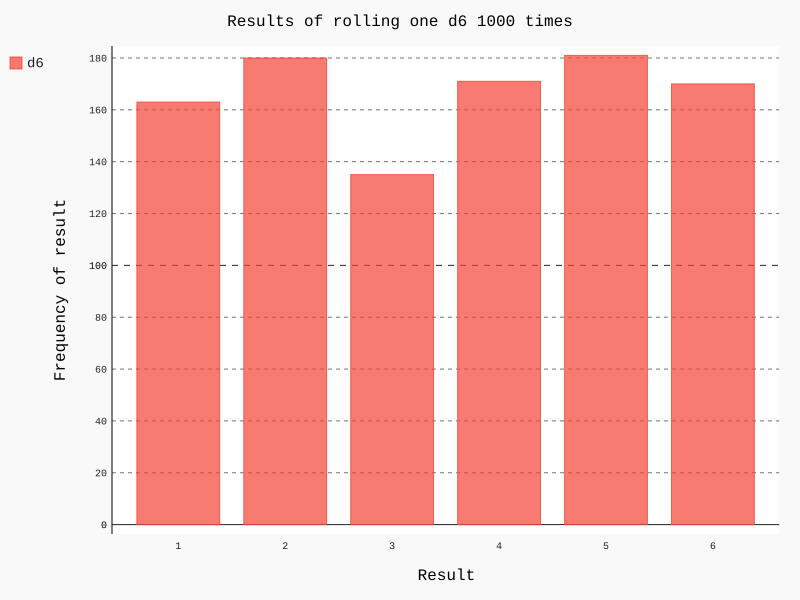

Write the Python code that produced this figure.
import pygal
from die import Die

#Create a d6
die = Die()

#Make some rolls, store results in a list
results = []
for roll_num in range(1000):
    result = die.roll()
    results.append(result)

#Analyze the results
frequencies = []
for value in range(1, die.num_sides + 1):
    frequency = results.count(value)
    frequencies.append(frequency)

#Visualize the results
hist = pygal.Bar()

hist.title = "Results of rolling one d6 1000 times"
hist.x_labels = ['1', '2', '3', '4', '5', '6']
hist.x_title = "Result"
hist.y_title = "Frequency of result"

hist.add('d6', frequencies)
hist.render_to_file('die_visual.svg')
